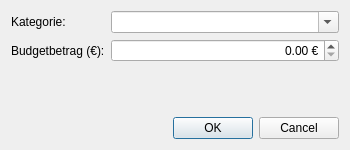
<?xml version="1.0" encoding="utf-8"?>
<ui version="4.0">
	<class>BudgetDialog</class>
	<widget class="QDialog" name="BudgetDialog">
		<property name="geometry">
			<rect>
				<x>0</x>
				<y>0</y>
				<width>350</width>
				<height>150</height>
			</rect>
		</property>
		<property name="windowTitle">
			<string>Budget bearbeiten</string>
		</property>
		<layout class="QVBoxLayout" name="verticalLayout">
			<item>
				<layout class="QFormLayout" name="formLayout">
					<item row="0" column="0">
						<widget class="QLabel" name="categoryLabel">
							<property name="text">
								<string>Kategorie:</string>
							</property>
						</widget>
					</item>
					<item row="0" column="1">
						<widget class="QComboBox" name="categoryComboBox">
							<property name="editable">
								<bool>true</bool>
							</property>
						</widget>
					</item>
					<item row="1" column="0">
						<widget class="QLabel" name="amountLabel">
							<property name="text">
								<string>Budgetbetrag (€):</string>
							</property>
						</widget>
					</item>
					<item row="1" column="1">
						<widget class="QDoubleSpinBox" name="amountSpinBox">
							<property name="alignment">
								<set>Qt::AlignRight|Qt::AlignTrailing|Qt::AlignVCenter</set>
							</property>
							<property name="suffix">
								<string> €</string>
							</property>
							<property name="decimals">
								<number>2</number>
							</property>
							<property name="maximum">
								<double>1000000.000000000000000</double>
							</property>
						</widget>
					</item>
				</layout>
			</item>
			<item>
				<spacer name="verticalSpacer">
					<property name="orientation">
						<enum>Qt::Vertical</enum>
					</property>
					<property name="sizeHint" stdset="0">
						<size>
							<width>20</width>
							<height>40</height>
						</size>
					</property>
				</spacer>
			</item>
			<item>
				<widget class="QDialogButtonBox" name="buttonBox">
					<property name="orientation">
						<enum>Qt::Horizontal</enum>
					</property>
					<property name="standardButtons">
						<set>QDialogButtonBox::Cancel|QDialogButtonBox::Ok</set>
					</property>
				</widget>
			</item>
		</layout>
	</widget>
	<resources/>
	<connections>
		<connection>
			<sender>buttonBox</sender>
			<signal>accepted()</signal>
			<receiver>BudgetDialog</receiver>
			<slot>accept()</slot>
			<hints>
				<hint type="sourcelabel">
					<x>248</x>
					<y>254</y>
				</hint>
				<hint type="destinationlabel">
					<x>157</x>
					<y>274</y>
				</hint>
			</hints>
		</connection>
		<connection>
			<sender>buttonBox</sender>
			<signal>rejected()</signal>
			<receiver>BudgetDialog</receiver>
			<slot>reject()</slot>
			<hints>
				<hint type="sourcelabel">
					<x>316</x>
					<y>260</y>
				</hint>
				<hint type="destinationlabel">
					<x>286</x>
					<y>274</y>
				</hint>
			</hints>
		</connection>
	</connections>
</ui>
